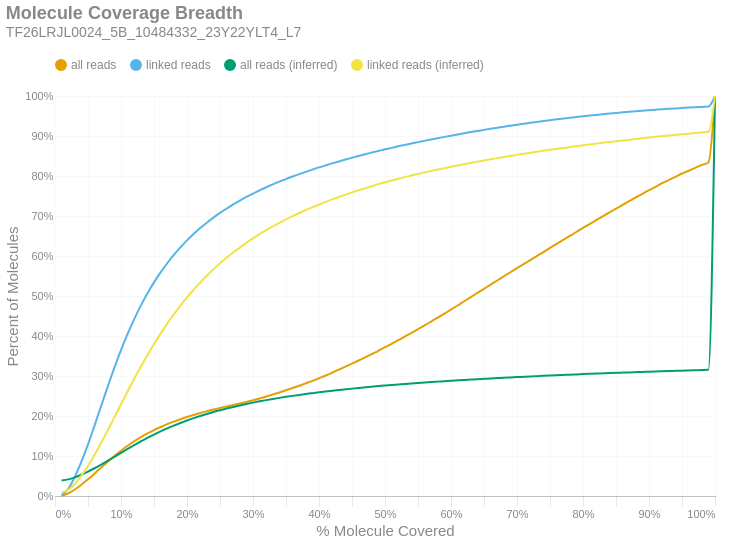

Notebook code cell kept with this figure:
### Markdown cell above
### Molecule Read Coverage
This chart shows molecule coverage breadth as computed by the number of bases aligned to that molecule. In other words, "*how much of each unique long molecule is actually sequenced/aligned?*" Keep in mind there is a distinction between sequences and alignments, since some sequences belonging to a particular molecule may not align well and wouldn't appear in the alignment data. This chart also shows molecule coverage breadth as computed by the *inferred fragment* from which the aligned sequences originate. Unlike read coverage, this calculation takes into account the total insert size, including unsequenced gaps between the forward and reverse reads. Like the previous figures, these are cumulative percents.

### Code cell
if SKIPLR:
    print_html(f"Skipped")
else:
    binned_df = consolidated_hist(valids['coverage_bp'], mask, 0.01, True)
    binned_df_inf = consolidated_hist(valids['coverage_inserts'], mask, 0.01, True)
    binned_df = binned_df.with_columns(pl.lit(binned_df_inf['all reads (cumsum)']).alias('all reads (inferred)'))
    binned_df = binned_df.with_columns(pl.lit(binned_df_inf['linked reads (cumsum)']).alias('linked reads (inferred)'))
    binned_df = binned_df.with_columns(
        (pl.col('bin').cast(pl.Float64) + 0.01).alias('right_edge')
    )

    with SafeRender(binned_df):
        (
            density_plot(binned_df, 'Molecule Coverage Breadth', samplename, 'molcov', ['all reads (inferred)','linked reads (inferred)'])
            .encode(
                #x=alt.X('bin:Q', title="% Molecule Covered").axis(format = '%').scale(padding=0),
                x=alt.X('right_edge:Q', title="% Molecule Covered").axis(format='%').scale(padding=0),
                y=alt.Y('value:Q', title='Percent of Molecules')
                    .axis(format='%')
                    .stack(False)
                    .scale(domainMin=0, padding=0),
                color=alt.Color("key:N").scale(domain = ["all reads", "linked reads", "all reads (inferred)", "linked reads (inferred)"]),
                tooltip = [
                    alt.Tooltip("key:N", title = "Data Type"),
                    alt.Tooltip("range_label:N", title="% Molecule Covered"),
                    alt.Tooltip("value:Q", format = ".2%", title="% Molecules")
                ]
            )
        ).display()

### Figure 1 — Vega-Lite specification as saved in the notebook (floating-point values rounded to 4 significant figures)
{"width": "container", "height": 400, "config": {"title": {"anchor": "start", "dy": -15, "fontSize": 18, "color": "#888888", "subtitleColor": "#888888", "subtitleFontSize": 14}, "arc": {"fill": "#0072B2"}, "axis": {"domainColor": "#888888", "domainWidth": 0.5, "gridWidth": 0.2, "grid": false, "titleFontWeight": 400, "titleFontSize": 15, "labelFontSize": 11, "labelColor": "#888888", "tickColor": "#888888", "tickWidth": 0.2, "titleColor": "#888888"}, "axisBand": {"grid": false}, "axisX": {"grid": true, "tickSize": 10, "domainCap": "round"}, "axisY": {"domain": false, "grid": true, "tickSize": 0, "domainCap": "round"}, "background": "transparent", "header": {"labelFontSize": 15, "labelColor": "#888888", "titleFontSize": 15, "titleFontWeight": 600, "titleColor": "#888888"}, "legend": {"labelFont": "sans-serif", "labelFontSize": 12, "labelColor": "#888888", "symbolSize": 100, "symbolType": "circle", "titleFontSize": 12, "titlePadding": 10, "titleColor": "#888888", "title": null, "orient": "top"}, "range": {"category": ["#E69F00", "#56B4E9", "#009E73", "#F0E442", "#0072B2", "#D55E00", "#CC79A7", "#000000"], "diverging": ["#cfe8f3", "#a2d4ec", "#73bfe2", "#46abdb", "#1696d2", "#12719e"]}, "area": {"fill": "#0072B2", "fillOpacity": 0.7, "line": true, "strokeOpacity": 0.7}, "line": {"color": "#0072B2", "stroke": "#0072B2", "strokeWidth": 2}, "trail": {"color": "#0072B2", "stroke": "#0072B2", "strokeWidth": 0, "size": 1}, "point": {"filled": true, "fillOpacity": 1.0, "size": 95}, "text": {"color": "#888888", "fontSize": 11, "align": "right", "fontWeight": 400, "size": 11}, "bar": {"fill": "#0072B2", "stroke": null}, "view": {"stroke": null, "continuousWidth": 660, "continuousHeight": 400}}, "data": {"name": "data-d987aa6fb11bce912cee5806810e3565"}, "mark": {"type": "line", "interpolate": "monotone", "point": {"opacity": 0, "size": 275}}, "encoding": {"color": {"field": "key", "scale": {"domain": ["all reads", "linked reads", "all reads (inferred)", "linked reads (inferred)"]}, "type": "nominal"}, "tooltip": [{"field": "key", "title": "Data Type", "type": "nominal"}, {"field": "range_label", "title": "% Molecule Covered", "type": "nominal"}, {"field": "value", "format": ".2%", "title": "% Molecules", "type": "quantitative"}], "x": {"axis": {"format": "%"}, "field": "right_edge", "scale": {"padding": 0}, "title": "% Molecule Covered", "type": "quantitative"}, "y": {"axis": {"format": "%"}, "field": "value", "scale": {"domainMin": 0, "padding": 0}, "stack": false, "title": "Percent of Molecules", "type": "quantitative"}}, "params": [{"name": "param_c36ac31b6afebe62", "select": {"type": "point", "fields": ["key"]}, "bind": "legend"}], "title": {"text": "Molecule Coverage Breadth", "subtitle": "TF26LRJL0024_5B_10484332_23Y22YLT4_L7"}, "transform": [{"fold": ["all reads (cumsum)", "linked reads (cumsum)", "all reads (inferred)", "linked reads (inferred)"]}, {"calculate": "replace(datum.key, ' (cumsum)', '')", "as": "key"}, {"filter": {"param": "param_c36ac31b6afebe62"}}], "usermeta": {"embedOptions": {"downloadFileName": "TF26LRJL0024_5B_10484332_23Y22YLT4_L7.molcov"}}, "$schema": "https://vega.github.io/schema/vega-lite/v6.4.1.json", "datasets": {"data-d987aa6fb11bce912cee5806810e3565": [{"bin": "0.0", "interval": "0.0-0.01", "all reads": 0.0006858, "linked reads": 0.001355, "all reads (cumsum)": 0.0006858, "linked reads (cumsum)": 0.001355, "range_label": "0.0-0.01", "all reads (inferred)": 0.03901, "linked reads (inferred)": 0.008382, "right_edge": 0.01}, {"bin": "0.01", "interval": "0.01-0.02", "all reads": 0.005768, "linked reads": 0.01633, "all reads (cumsum)": 0.006454, "linked reads (cumsum)": 0.01769, "range_label": "0.01-0.02", "all reads (inferred)": 0.0416, "linked reads (inferred)": 0.01535, "right_edge": 0.02}, {"bin": "0.02", "interval": "0.02-0.03", "all reads": 0.009757, "linked reads": 0.0297, "all reads (cumsum)": 0.01621, "linked reads (cumsum)": 0.04738, "range_label": "0.02-0.03", "all reads (inferred)": 0.04647, "linked reads (inferred)": 0.03011, "right_edge": 0.03}, {"bin": "0.03", "interval": "0.03-0.04", "all reads": 0.01202, "linked reads": 0.03835, "all reads (cumsum)": 0.02823, "linked reads (cumsum)": 0.08573, "range_label": "0.03-0.04", "all reads (inferred)": 0.05307, "linked reads (inferred)": 0.05078, "right_edge": 0.04}, {"bin": "0.04", "interval": "0.04-0.05", "all reads": 0.01337, "linked reads": 0.0433, "all reads (cumsum)": 0.0416, "linked reads (cumsum)": 0.129, "range_label": "0.04-0.05", "all reads (inferred)": 0.06081, "linked reads (inferred)": 0.07538, "right_edge": 0.05}, {"bin": "0.05", "interval": "0.05-0.06", "all reads": 0.01452, "linked reads": 0.04755, "all reads (cumsum)": 0.05612, "linked reads (cumsum)": 0.1766, "range_label": "0.05-0.06", "all reads (inferred)": 0.06937, "linked reads (inferred)": 0.1031, "right_edge": 0.06}, {"bin": "0.06", "interval": "0.06-0.07", "all reads": 0.01494, "linked reads": 0.04907, "all reads (cumsum)": 0.07106, "linked reads (cumsum)": 0.2256, "range_label": "0.06-0.07", "all reads (inferred)": 0.07855, "linked reads (inferred)": 0.1329, "right_edge": 0.07}, {"bin": "0.07", "interval": "0.07-0.08", "all reads": 0.01468, "linked reads": 0.0484, "all reads (cumsum)": 0.08574, "linked reads (cumsum)": 0.274, "range_label": "0.07-0.08", "all reads (inferred)": 0.08818, "linked reads (inferred)": 0.1644, "right_edge": 0.08}, {"bin": "0.08", "interval": "0.08-0.09", "all reads": 0.01422, "linked reads": 0.0469, "all reads (cumsum)": 0.09996, "linked reads (cumsum)": 0.3209, "range_label": "0.08-0.09", "all reads (inferred)": 0.09801, "linked reads (inferred)": 0.1967, "right_edge": 0.09}, {"bin": "0.09", "interval": "0.09-0.1", "all reads": 0.01324, "linked reads": 0.04374, "all reads (cumsum)": 0.1132, "linked reads (cumsum)": 0.3647, "range_label": "0.09-0.1", "all reads (inferred)": 0.108, "linked reads (inferred)": 0.2294, "right_edge": 0.1}, {"bin": "0.1", "interval": "0.1-0.11", "all reads": 0.01227, "linked reads": 0.0404, "all reads (cumsum)": 0.1255, "linked reads (cumsum)": 0.4051, "range_label": "0.1-0.11", "all reads (inferred)": 0.1177, "linked reads (inferred)": 0.2614, "right_edge": 0.11}, {"bin": "0.11", "interval": "0.11-0.12", "all reads": 0.01131, "linked reads": 0.03722, "all reads (cumsum)": 0.1368, "linked reads (cumsum)": 0.4423, "range_label": "0.11-0.12", "all reads (inferred)": 0.1272, "linked reads (inferred)": 0.293, "right_edge": 0.12}, {"bin": "0.12", "interval": "0.12-0.13", "all reads": 0.01028, "linked reads": 0.03373, "all reads (cumsum)": 0.1471, "linked reads (cumsum)": 0.476, "range_label": "0.12-0.13", "all reads (inferred)": 0.1364, "linked reads (inferred)": 0.3231, "right_edge": 0.13}, {"bin": "0.13", "interval": "0.13-0.14", "all reads": 0.009249, "linked reads": 0.03034, "all reads (cumsum)": 0.1563, "linked reads (cumsum)": 0.5064, "range_label": "0.13-0.14", "all reads (inferred)": 0.1451, "linked reads (inferred)": 0.3521, "right_edge": 0.14}, {"bin": "0.14", "interval": "0.14-0.15", "all reads": 0.00847, "linked reads": 0.02764, "all reads (cumsum)": 0.1648, "linked reads (cumsum)": 0.534, "range_label": "0.14-0.15", "all reads (inferred)": 0.1535, "linked reads (inferred)": 0.3798, "right_edge": 0.15}, {"bin": "0.15", "interval": "0.15-0.16", "all reads": 0.007722, "linked reads": 0.02511, "all reads (cumsum)": 0.1725, "linked reads (cumsum)": 0.5591, "range_label": "0.15-0.16", "all reads (inferred)": 0.1614, "linked reads (inferred)": 0.4059, "right_edge": 0.16}, {"bin": "0.16", "interval": "0.16-0.17", "all reads": 0.007032, "linked reads": 0.02276, "all reads (cumsum)": 0.1795, "linked reads (cumsum)": 0.5819, "range_label": "0.16-0.17", "all reads (inferred)": 0.169, "linked reads (inferred)": 0.431, "right_edge": 0.17}, {"bin": "0.17", "interval": "0.17-0.18", "all reads": 0.006473, "linked reads": 0.02078, "all reads (cumsum)": 0.186, "linked reads (cumsum)": 0.6027, "range_label": "0.17-0.18", "all reads (inferred)": 0.176, "linked reads (inferred)": 0.4541, "right_edge": 0.18}, {"bin": "0.18", "interval": "0.18-0.19", "all reads": 0.005987, "linked reads": 0.01908, "all reads (cumsum)": 0.192, "linked reads (cumsum)": 0.6217, "range_label": "0.18-0.19", "all reads (inferred)": 0.1826, "linked reads (inferred)": 0.4761, "right_edge": 0.19}, {"bin": "0.19", "interval": "0.19-0.2", "all reads": 0.005523, "linked reads": 0.0174, "all reads (cumsum)": 0.1975, "linked reads (cumsum)": 0.6391, "range_label": "0.19-0.2", "all reads (inferred)": 0.1888, "linked reads (inferred)": 0.4966, "right_edge": 0.2}, {"bin": "0.2", "interval": "0.2-0.21", "all reads": 0.005102, "linked reads": 0.01591, "all reads (cumsum)": 0.2026, "linked reads (cumsum)": 0.655, "range_label": "0.2-0.21", "all reads (inferred)": 0.1946, "linked reads (inferred)": 0.5157, "right_edge": 0.21}, {"bin": "0.21", "interval": "0.21-0.22", "all reads": 0.004765, "linked reads": 0.01478, "all reads (cumsum)": 0.2074, "linked reads (cumsum)": 0.6698, "range_label": "0.21-0.22", "all reads (inferred)": 0.2, "linked reads (inferred)": 0.5337, "right_edge": 0.22}, {"bin": "0.22", "interval": "0.22-0.23", "all reads": 0.004438, "linked reads": 0.01341, "all reads (cumsum)": 0.2118, "linked reads (cumsum)": 0.6832, "range_label": "0.22-0.23", "all reads (inferred)": 0.2051, "linked reads (inferred)": 0.5506, "right_edge": 0.23}, {"bin": "0.23", "interval": "0.23-0.24", "all reads": 0.004287, "linked reads": 0.01266, "all reads (cumsum)": 0.2161, "linked reads (cumsum)": 0.6959, "range_label": "0.23-0.24", "all reads (inferred)": 0.21, "linked reads (inferred)": 0.5666, "right_edge": 0.24}, {"bin": "0.24", "interval": "0.24-0.25", "all reads": 0.004122, "linked reads": 0.01188, "all reads (cumsum)": 0.2202, "linked reads (cumsum)": 0.7078, "range_label": "0.24-0.25", "all reads (inferred)": 0.2145, "linked reads (inferred)": 0.5817, "right_edge": 0.25}, {"bin": "0.25", "interval": "0.25-0.26", "all reads": 0.003768, "linked reads": 0.01077, "all reads (cumsum)": 0.224, "linked reads (cumsum)": 0.7185, "range_label": "0.25-0.26", "all reads (inferred)": 0.2187, "linked reads (inferred)": 0.5955, "right_edge": 0.26}, {"bin": "0.26", "interval": "0.26-0.27", "all reads": 0.00374, "linked reads": 0.01031, "all reads (cumsum)": 0.2277, "linked reads (cumsum)": 0.7289, "range_label": "0.26-0.27", "all reads (inferred)": 0.2227, "linked reads (inferred)": 0.6086, "right_edge": 0.27}, {"bin": "0.27", "interval": "0.27-0.28", "all reads": 0.003694, "linked reads": 0.009708, "all reads (cumsum)": 0.2314, "linked reads (cumsum)": 0.7386, "range_label": "0.27-0.28", "all reads (inferred)": 0.2265, "linked reads (inferred)": 0.621, "right_edge": 0.28}, {"bin": "0.28", "interval": "0.28-0.29", "all reads": 0.003788, "linked reads": 0.009131, "all reads (cumsum)": 0.2352, "linked reads (cumsum)": 0.7477, "range_label": "0.28-0.29", "all reads (inferred)": 0.23, "linked reads (inferred)": 0.6328, "right_edge": 0.29}, {"bin": "0.29", "interval": "0.29-0.3", "all reads": 0.004095, "linked reads": 0.008494, "all reads (cumsum)": 0.2393, "linked reads (cumsum)": 0.7562, "range_label": "0.29-0.3", "all reads (inferred)": 0.2334, "linked reads (inferred)": 0.6441, "right_edge": 0.3}, {"bin": "0.3", "interval": "0.3-0.31", "all reads": 0.004363, "linked reads": 0.007995, "all reads (cumsum)": 0.2437, "linked reads (cumsum)": 0.7642, "range_label": "0.3-0.31", "all reads (inferred)": 0.2366, "linked reads (inferred)": 0.6545, "right_edge": 0.31}, {"bin": "0.31", "interval": "0.31-0.32", "all reads": 0.004876, "linked reads": 0.007648, "all reads (cumsum)": 0.2486, "linked reads (cumsum)": 0.7718, "range_label": "0.31-0.32", "all reads (inferred)": 0.2396, "linked reads (inferred)": 0.6645, "right_edge": 0.32}, {"bin": "0.32", "interval": "0.32-0.33", "all reads": 0.005092, "linked reads": 0.007261, "all reads (cumsum)": 0.2536, "linked reads (cumsum)": 0.7791, "range_label": "0.32-0.33", "all reads (inferred)": 0.2426, "linked reads (inferred)": 0.6741, "right_edge": 0.33}, {"bin": "0.33", "interval": "0.33-0.34", "all reads": 0.005236, "linked reads": 0.006759, "all reads (cumsum)": 0.2589, "linked reads (cumsum)": 0.7858, "range_label": "0.33-0.34", "all reads (inferred)": 0.2453, "linked reads (inferred)": 0.683, "right_edge": 0.34}, {"bin": "0.34", "interval": "0.34-0.35", "all reads": 0.0055, "linked reads": 0.006505, "all reads (cumsum)": 0.2644, "linked reads (cumsum)": 0.7924, "range_label": "0.34-0.35", "all reads (inferred)": 0.2479, "linked reads (inferred)": 0.6916, "right_edge": 0.35}, {"bin": "0.35", "interval": "0.35-0.36", "all reads": 0.005648, "linked reads": 0.006374, "all reads (cumsum)": 0.27, "linked reads (cumsum)": 0.7987, "range_label": "0.35-0.36", "all reads (inferred)": 0.2503, "linked reads (inferred)": 0.6997, "right_edge": 0.36}, {"bin": "0.36", "interval": "0.36-0.37", "all reads": 0.005744, "linked reads": 0.005922, "all reads (cumsum)": 0.2758, "linked reads (cumsum)": 0.8046, "range_label": "0.36-0.37", "all reads (inferred)": 0.2527, "linked reads (inferred)": 0.7075, "right_edge": 0.37}, {"bin": "0.37", "interval": "0.37-0.38", "all reads": 0.005986, "linked reads": 0.005735, "all reads (cumsum)": 0.2818, "linked reads (cumsum)": 0.8104, "range_label": "0.37-0.38", "all reads (inferred)": 0.255, "linked reads (inferred)": 0.715, "right_edge": 0.38}, {"bin": "0.38", "interval": "0.38-0.39", "all reads": 0.006104, "linked reads": 0.005631, "all reads (cumsum)": 0.2879, "linked reads (cumsum)": 0.816, "range_label": "0.38-0.39", "all reads (inferred)": 0.2571, "linked reads (inferred)": 0.7218, "right_edge": 0.39}, {"bin": "0.39", "interval": "0.39-0.4", "all reads": 0.006621, "linked reads": 0.00546, "all reads (cumsum)": 0.2945, "linked reads (cumsum)": 0.8215, "range_label": "0.39-0.4", "all reads (inferred)": 0.2592, "linked reads (inferred)": 0.7286, "right_edge": 0.4}, {"bin": "0.4", "interval": "0.4-0.41", "all reads": 0.006746, "linked reads": 0.005076, "all reads (cumsum)": 0.3012, "linked reads (cumsum)": 0.8265, "range_label": "0.4-0.41", "all reads (inferred)": 0.2612, "linked reads (inferred)": 0.7352, "right_edge": 0.41}, {"bin": "0.41", "interval": "0.41-0.42", "all reads": 0.007249, "linked reads": 0.005002, "all reads (cumsum)": 0.3085, "linked reads (cumsum)": 0.8316, "range_label": "0.41-0.42", "all reads (inferred)": 0.2631, "linked reads (inferred)": 0.7416, "right_edge": 0.42}, {"bin": "0.42", "interval": "0.42-0.43", "all reads": 0.007428, "linked reads": 0.004832, "all reads (cumsum)": 0.3159, "linked reads (cumsum)": 0.8364, "range_label": "0.42-0.43", "all reads (inferred)": 0.2649, "linked reads (inferred)": 0.7476, "right_edge": 0.43}, {"bin": "0.43", "interval": "0.43-0.44", "all reads": 0.007458, "linked reads": 0.004699, "all reads (cumsum)": 0.3234, "linked reads (cumsum)": 0.8411, "range_label": "0.43-0.44", "all reads (inferred)": 0.2667, "linked reads (inferred)": 0.7533, "right_edge": 0.44}, {"bin": "0.44", "interval": "0.44-0.45", "all reads": 0.007668, "linked reads": 0.004536, "all reads (cumsum)": 0.331, "linked reads (cumsum)": 0.8456, "range_label": "0.44-0.45", "all reads (inferred)": 0.2684, "linked reads (inferred)": 0.759, "right_edge": 0.45}, {"bin": "0.45", "interval": "0.45-0.46", "all reads": 0.007778, "linked reads": 0.004534, "all reads (cumsum)": 0.3388, "linked reads (cumsum)": 0.8502, "range_label": "0.45-0.46", "all reads (inferred)": 0.2701, "linked reads (inferred)": 0.7644, "right_edge": 0.46}, {"bin": "0.46", "interval": "0.46-0.47", "all reads": 0.007862, "linked reads": 0.004285, "all reads (cumsum)": 0.3467, "linked reads (cumsum)": 0.8544, "range_label": "0.46-0.47", "all reads (inferred)": 0.2716, "linked reads (inferred)": 0.7695, "right_edge": 0.47}, {"bin": "0.47", "interval": "0.47-0.48", "all reads": 0.008186, "linked reads": 0.004107, "all reads (cumsum)": 0.3549, "linked reads (cumsum)": 0.8585, "range_label": "0.47-0.48", "all reads (inferred)": 0.2732, "linked reads (inferred)": 0.7746, "right_edge": 0.48}, {"bin": "0.48", "interval": "0.48-0.49", "all reads": 0.008087, "linked reads": 0.004049, "all reads (cumsum)": 0.3629, "linked reads (cumsum)": 0.8626, "range_label": "0.48-0.49", "all reads (inferred)": 0.2747, "linked reads (inferred)": 0.7796, "right_edge": 0.49}, {"bin": "0.49", "interval": "0.49-0.5", "all reads": 0.009198, "linked reads": 0.004073, "all reads (cumsum)": 0.3721, "linked reads (cumsum)": 0.8667, "range_label": "0.49-0.5", "all reads (inferred)": 0.2761, "linked reads (inferred)": 0.7842, "right_edge": 0.5}, {"bin": "0.5", "interval": "0.5-0.51", "all reads": 0.008092, "linked reads": 0.003699, "all reads (cumsum)": 0.3802, "linked reads (cumsum)": 0.8704, "range_label": "0.5-0.51", "all reads (inferred)": 0.2775, "linked reads (inferred)": 0.7887, "right_edge": 0.51}, {"bin": "0.51", "interval": "0.51-0.52", "all reads": 0.009227, "linked reads": 0.003765, "all reads (cumsum)": 0.3895, "linked reads (cumsum)": 0.8741, "range_label": "0.51-0.52", "all reads (inferred)": 0.2788, "linked reads (inferred)": 0.7929, "right_edge": 0.52}, {"bin": "0.52", "interval": "0.52-0.53", "all reads": 0.008988, "linked reads": 0.003626, "all reads (cumsum)": 0.3985, "linked reads (cumsum)": 0.8778, "range_label": "0.52-0.53", "all reads (inferred)": 0.2801, "linked reads (inferred)": 0.7972, "right_edge": 0.53}, {"bin": "0.53", "interval": "0.53-0.54", "all reads": 0.009363, "linked reads": 0.00361, "all reads (cumsum)": 0.4078, "linked reads (cumsum)": 0.8814, "range_label": "0.53-0.54", "all reads (inferred)": 0.2814, "linked reads (inferred)": 0.8013, "right_edge": 0.54}, {"bin": "0.54", "interval": "0.54-0.55", "all reads": 0.009227, "linked reads": 0.003352, "all reads (cumsum)": 0.417, "linked reads (cumsum)": 0.8847, "range_label": "0.54-0.55", "all reads (inferred)": 0.2826, "linked reads (inferred)": 0.8053, "right_edge": 0.55}, {"bin": "0.55", "interval": "0.55-0.56", "all reads": 0.009533, "linked reads": 0.003321, "all reads (cumsum)": 0.4266, "linked reads (cumsum)": 0.888, "range_label": "0.55-0.56", "all reads (inferred)": 0.2838, "linked reads (inferred)": 0.8091, "right_edge": 0.56}, {"bin": "0.56", "interval": "0.56-0.57", "all reads": 0.00959, "linked reads": 0.003284, "all reads (cumsum)": 0.4362, "linked reads (cumsum)": 0.8913, "range_label": "0.56-0.57", "all reads (inferred)": 0.2849, "linked reads (inferred)": 0.8127, "right_edge": 0.57}, {"bin": "0.57", "interval": "0.57-0.58", "all reads": 0.009581, "linked reads": 0.00319, "all reads (cumsum)": 0.4457, "linked reads (cumsum)": 0.8945, "range_label": "0.57-0.58", "all reads (inferred)": 0.2859, "linked reads (inferred)": 0.8162, "right_edge": 0.58}, {"bin": "0.58", "interval": "0.58-0.59", "all reads": 0.01004, "linked reads": 0.003267, "all reads (cumsum)": 0.4558, "linked reads (cumsum)": 0.8978, "range_label": "0.58-0.59", "all reads (inferred)": 0.287, "linked reads (inferred)": 0.8196, "right_edge": 0.59}, {"bin": "0.59", "interval": "0.59-0.6", "all reads": 0.01035, "linked reads": 0.003085, "all reads (cumsum)": 0.4661, "linked reads (cumsum)": 0.9009, "range_label": "0.59-0.6", "all reads (inferred)": 0.2881, "linked reads (inferred)": 0.8231, "right_edge": 0.6}, {"bin": "0.6", "interval": "0.6-0.61", "all reads": 0.01012, "linked reads": 0.002961, "all reads (cumsum)": 0.4763, "linked reads (cumsum)": 0.9038, "range_label": "0.6-0.61", "all reads (inferred)": 0.2891, "linked reads (inferred)": 0.8264, "right_edge": 0.61}, {"bin": "0.61", "interval": "0.61-0.62", "all reads": 0.01057, "linked reads": 0.002988, "all reads (cumsum)": 0.4868, "linked reads (cumsum)": 0.9068, "range_label": "0.61-0.62", "all reads (inferred)": 0.2901, "linked reads (inferred)": 0.8296, "right_edge": 0.62}, {"bin": "0.62", "interval": "0.62-0.63", "all reads": 0.0104, "linked reads": 0.003006, "all reads (cumsum)": 0.4972, "linked reads (cumsum)": 0.9098, "range_label": "0.62-0.63", "all reads (inferred)": 0.2911, "linked reads (inferred)": 0.8328, "right_edge": 0.63}, {"bin": "0.63", "interval": "0.63-0.64", "all reads": 0.01043, "linked reads": 0.00281, "all reads (cumsum)": 0.5077, "linked reads (cumsum)": 0.9126, "range_label": "0.63-0.64", "all reads (inferred)": 0.292, "linked reads (inferred)": 0.8359, "right_edge": 0.64}, {"bin": "0.64", "interval": "0.64-0.65", "all reads": 0.01021, "linked reads": 0.002708, "all reads (cumsum)": 0.5179, "linked reads (cumsum)": 0.9153, "range_label": "0.64-0.65", "all reads (inferred)": 0.293, "linked reads (inferred)": 0.8389, "right_edge": 0.65}, {"bin": "0.65", "interval": "0.65-0.66", "all reads": 0.01069, "linked reads": 0.002856, "all reads (cumsum)": 0.5286, "linked reads (cumsum)": 0.9182, "range_label": "0.65-0.66", "all reads (inferred)": 0.2939, "linked reads (inferred)": 0.8418, "right_edge": 0.66}, {"bin": "0.66", "interval": "0.66-0.67", "all reads": 0.01014, "linked reads": 0.002505, "all reads (cumsum)": 0.5387, "linked reads (cumsum)": 0.9207, "range_label": "0.66-0.67", "all reads (inferred)": 0.2948, "linked reads (inferred)": 0.8447, "right_edge": 0.67}, {"bin": "0.67", "interval": "0.67-0.68", "all reads": 0.01043, "linked reads": 0.002688, "all reads (cumsum)": 0.5491, "linked reads (cumsum)": 0.9234, "range_label": "0.67-0.68", "all reads (inferred)": 0.2957, "linked reads (inferred)": 0.8475, "right_edge": 0.68}, {"bin": "0.68", "interval": "0.68-0.69", "all reads": 0.0102, "linked reads": 0.002433, "all reads (cumsum)": 0.5593, "linked reads (cumsum)": 0.9258, "range_label": "0.68-0.69", "all reads (inferred)": 0.2965, "linked reads (inferred)": 0.8501, "right_edge": 0.69}, {"bin": "0.69", "interval": "0.69-0.7", "all reads": 0.01029, "linked reads": 0.002352, "all reads (cumsum)": 0.5696, "linked reads (cumsum)": 0.9282, "range_label": "0.69-0.7", "all reads (inferred)": 0.2973, "linked reads (inferred)": 0.8528, "right_edge": 0.7}, {"bin": "0.7", "interval": "0.7-0.71", "all reads": 0.01003, "linked reads": 0.002448, "all reads (cumsum)": 0.5797, "linked reads (cumsum)": 0.9306, "range_label": "0.7-0.71", "all reads (inferred)": 0.2981, "linked reads (inferred)": 0.8554, "right_edge": 0.71}, {"bin": "0.71", "interval": "0.71-0.72", "all reads": 0.009947, "linked reads": 0.002316, "all reads (cumsum)": 0.5896, "linked reads (cumsum)": 0.9329, "range_label": "0.71-0.72", "all reads (inferred)": 0.2989, "linked reads (inferred)": 0.858, "right_edge": 0.72}, {"bin": "0.72", "interval": "0.72-0.73", "all reads": 0.01031, "linked reads": 0.002325, "all reads (cumsum)": 0.5999, "linked reads (cumsum)": 0.9353, "range_label": "0.72-0.73", "all reads (inferred)": 0.2997, "linked reads (inferred)": 0.8604, "right_edge": 0.73}, {"bin": "0.73", "interval": "0.73-0.74", "all reads": 0.01, "linked reads": 0.002205, "all reads (cumsum)": 0.6099, "linked reads (cumsum)": 0.9375, "range_label": "0.73-0.74", "all reads (inferred)": 0.3005, "linked reads (inferred)": 0.8629, "right_edge": 0.74}, {"bin": "0.74", "interval": "0.74-0.75", "all reads": 0.01041, "linked reads": 0.002149, "all reads (cumsum)": 0.6203, "linked reads (cumsum)": 0.9396, "range_label": "0.74-0.75", "all reads (inferred)": 0.3012, "linked reads (inferred)": 0.8654, "right_edge": 0.75}, {"bin": "0.75", "interval": "0.75-0.76", "all reads": 0.009849, "linked reads": 0.002013, "all reads (cumsum)": 0.6302, "linked reads (cumsum)": 0.9416, "range_label": "0.75-0.76", "all reads (inferred)": 0.3019, "linked reads (inferred)": 0.8678, "right_edge": 0.76}, {"bin": "0.76", "interval": "0.76-0.77", "all reads": 0.009966, "linked reads": 0.00193, "all reads (cumsum)": 0.6401, "linked reads (cumsum)": 0.9436, "range_label": "0.76-0.77", "all reads (inferred)": 0.3026, "linked reads (inferred)": 0.87, "right_edge": 0.77}, {"bin": "0.77", "interval": "0.77-0.78", "all reads": 0.009921, "linked reads": 0.001974, "all reads (cumsum)": 0.6501, "linked reads (cumsum)": 0.9455, "range_label": "0.77-0.78", "all reads (inferred)": 0.3034, "linked reads (inferred)": 0.8723, "right_edge": 0.78}, {"bin": "0.78", "interval": "0.78-0.79", "all reads": 0.00989, "linked reads": 0.001908, "all reads (cumsum)": 0.66, "linked reads (cumsum)": 0.9474, "range_label": "0.78-0.79", "all reads (inferred)": 0.304, "linked reads (inferred)": 0.8745, "right_edge": 0.79}, {"bin": "0.79", "interval": "0.79-0.8", "all reads": 0.01038, "linked reads": 0.001896, "all reads (cumsum)": 0.6703, "linked reads (cumsum)": 0.9493, "range_label": "0.79-0.8", "all reads (inferred)": 0.3047, "linked reads (inferred)": 0.8767, "right_edge": 0.8}, {"bin": "0.8", "interval": "0.8-0.81", "all reads": 0.00944, "linked reads": 0.001721, "all reads (cumsum)": 0.6798, "linked reads (cumsum)": 0.9511, "range_label": "0.8-0.81", "all reads (inferred)": 0.3054, "linked reads (inferred)": 0.8788, "right_edge": 0.81}, {"bin": "0.81", "interval": "0.81-0.82", "all reads": 0.009737, "linked reads": 0.001723, "all reads (cumsum)": 0.6895, "linked reads (cumsum)": 0.9528, "range_label": "0.81-0.82", "all reads (inferred)": 0.306, "linked reads (inferred)": 0.8809, "right_edge": 0.82}, {"bin": "0.82", "interval": "0.82-0.83", "all reads": 0.009766, "linked reads": 0.00167, "all reads (cumsum)": 0.6993, "linked reads (cumsum)": 0.9544, "range_label": "0.82-0.83", "all reads (inferred)": 0.3067, "linked reads (inferred)": 0.8829, "right_edge": 0.83}, {"bin": "0.83", "interval": "0.83-0.84", "all reads": 0.009603, "linked reads": 0.001638, "all reads (cumsum)": 0.7089, "linked reads (cumsum)": 0.9561, "range_label": "0.83-0.84", "all reads (inferred)": 0.3073, "linked reads (inferred)": 0.885, "right_edge": 0.84}, {"bin": "0.84", "interval": "0.84-0.85", "all reads": 0.009361, "linked reads": 0.001493, "all reads (cumsum)": 0.7182, "linked reads (cumsum)": 0.9576, "range_label": "0.84-0.85", "all reads (inferred)": 0.3079, "linked reads (inferred)": 0.8869, "right_edge": 0.85}, {"bin": "0.85", "interval": "0.85-0.86", "all reads": 0.009549, "linked reads": 0.001531, "all reads (cumsum)": 0.7278, "linked reads (cumsum)": 0.9591, "range_label": "0.85-0.86", "all reads (inferred)": 0.3085, "linked reads (inferred)": 0.8888, "right_edge": 0.86}, {"bin": "0.86", "interval": "0.86-0.87", "all reads": 0.009143, "linked reads": 0.00146, "all reads (cumsum)": 0.7369, "linked reads (cumsum)": 0.9606, "range_label": "0.86-0.87", "all reads (inferred)": 0.3091, "linked reads (inferred)": 0.8907, "right_edge": 0.87}, {"bin": "0.87", "interval": "0.87-0.88", "all reads": 0.009417, "linked reads": 0.001303, "all reads (cumsum)": 0.7464, "linked reads (cumsum)": 0.9619, "range_label": "0.87-0.88", "all reads (inferred)": 0.3096, "linked reads (inferred)": 0.8926, "right_edge": 0.88}, {"bin": "0.88", "interval": "0.88-0.89", "all reads": 0.009081, "linked reads": 0.001399, "all reads (cumsum)": 0.7554, "linked reads (cumsum)": 0.9633, "range_label": "0.88-0.89", "all reads (inferred)": 0.3102, "linked reads (inferred)": 0.8944, "right_edge": 0.89}, {"bin": "0.89", "interval": "0.89-0.9", "all reads": 0.009038, "linked reads": 0.001253, "all reads (cumsum)": 0.7645, "linked reads (cumsum)": 0.9645, "range_label": "0.89-0.9", "all reads (inferred)": 0.3108, "linked reads (inferred)": 0.8963, "right_edge": 0.9}, {"bin": "0.9", "interval": "0.9-0.91", "all reads": 0.008297, "linked reads": 0.001201, "all reads (cumsum)": 0.7728, "linked reads (cumsum)": 0.9657, "range_label": "0.9-0.91", "all reads (inferred)": 0.3113, "linked reads (inferred)": 0.898, "right_edge": 0.91}, {"bin": "0.91", "interval": "0.91-0.92", "all reads": 0.00938, "linked reads": 0.001174, "all reads (cumsum)": 0.7822, "linked reads (cumsum)": 0.9669, "range_label": "0.91-0.92", "all reads (inferred)": 0.3119, "linked reads (inferred)": 0.8997, "right_edge": 0.92}, {"bin": "0.92", "interval": "0.92-0.93", "all reads": 0.007488, "linked reads": 0.001081, "all reads (cumsum)": 0.7896, "linked reads (cumsum)": 0.968, "range_label": "0.92-0.93", "all reads (inferred)": 0.3124, "linked reads (inferred)": 0.9013, "right_edge": 0.93}, {"bin": "0.93", "interval": "0.93-0.94", "all reads": 0.008158, "linked reads": 0.001031, "all reads (cumsum)": 0.7978, "linked reads (cumsum)": 0.969, "range_label": "0.93-0.94", "all reads (inferred)": 0.3128, "linked reads (inferred)": 0.9028, "right_edge": 0.94}, {"bin": "0.94", "interval": "0.94-0.95", "all reads": 0.008379, "linked reads": 0.0009575, "all reads (cumsum)": 0.8062, "linked reads (cumsum)": 0.97, "range_label": "0.94-0.95", "all reads (inferred)": 0.3133, "linked reads (inferred)": 0.9043, "right_edge": 0.95}, {"bin": "0.95", "interval": "0.95-0.96", "all reads": 0.006937, "linked reads": 0.0009906, "all reads (cumsum)": 0.8131, "linked reads (cumsum)": 0.971, "range_label": "0.95-0.96", "all reads (inferred)": 0.3138, "linked reads (inferred)": 0.9059, "right_edge": 0.96}, {"bin": "0.96", "interval": "0.96-0.97", "all reads": 0.007402, "linked reads": 0.0009278, "all reads (cumsum)": 0.8205, "linked reads (cumsum)": 0.9719, "range_label": "0.96-0.97", "all reads (inferred)": 0.3143, "linked reads (inferred)": 0.9074, "right_edge": 0.97}, {"bin": "0.97", "interval": "0.97-0.98", "all reads": 0.007166, "linked reads": 0.0008479, "all reads (cumsum)": 0.8277, "linked reads (cumsum)": 0.9727, "range_label": "0.97-0.98", "all reads (inferred)": 0.3148, "linked reads (inferred)": 0.9089, "right_edge": 0.98}, {"bin": "0.98", "interval": "0.98-0.99", "all reads": 0.006237, "linked reads": 0.0009061, "all reads (cumsum)": 0.8339, "linked reads (cumsum)": 0.9736, "range_label": "0.98-0.99", "all reads (inferred)": 0.3153, "linked reads (inferred)": 0.9104, "right_edge": 0.99}, {"bin": "0.99", "interval": "0.99-1.0", "all reads": 0.1661, "linked reads": 0.02636, "all reads (cumsum)": 1.0, "linked reads (cumsum)": 1.0, "range_label": "0.99-1.0", "all reads (inferred)": 1.0, "linked reads (inferred)": 1.0, "right_edge": 1.0}]}}
